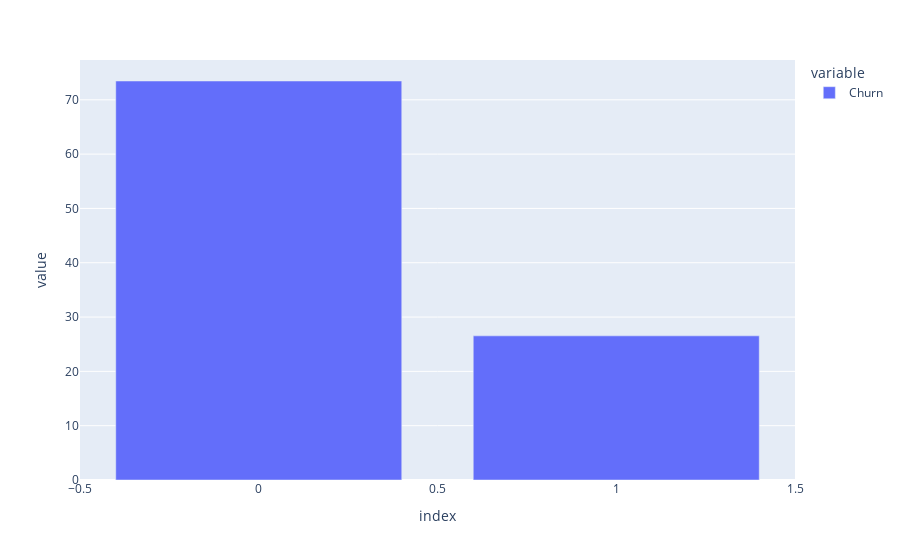

This figure's notebook cell:
### Code cell
df['Churn'].value_counts(normalize= True).round(4).multiply(100).plot(kind = 'bar', backend = 'plotly')

### Figure 1 — Plotly figure (JSON) as saved in the notebook; plotly's stock layout.template omitted (floating-point values rounded to 4 significant figures)
{"data": [{"alignmentgroup": "True", "hovertemplate": "variable=Churn<br>index=%{x}<br>value=%{y}<extra></extra>", "legendgroup": "Churn", "marker": {"color": "#636efa", "pattern": {"shape": ""}}, "name": "Churn", "offsetgroup": "Churn", "orientation": "v", "showlegend": true, "textposition": "auto", "type": "bar", "x": [0, 1], "xaxis": "x", "y": [73.46, 26.54], "yaxis": "y"}], "layout": {"barmode": "relative", "legend": {"title": {"text": "variable"}, "tracegroupgap": 0}, "margin": {"t": 60}, "xaxis": {"anchor": "y", "domain": [0, 1], "title": {"text": "index"}}, "yaxis": {"anchor": "x", "domain": [0, 1], "title": {"text": "value"}}}}
